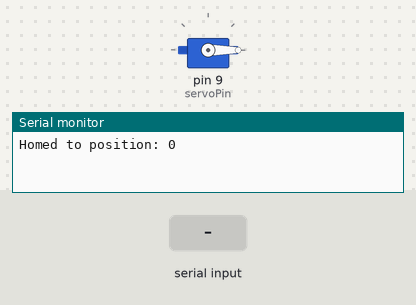
Bench run of a sketch on a simulated Arduino Uno, built with avr-gcc and run on an emulated ATmega328P. On the bench: servo, the last lines printed to the serial monitor. The test bench sets the inputs (shaded band).

Above: at 2.2 s.
2.3 s: "GOTO,45\n" received over Serial
At 3.2 s:
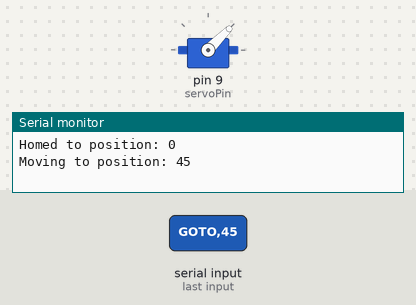
3.8 s: "HOME\n" received over Serial
At 4.3 s:
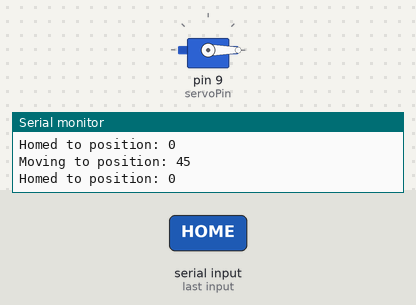
Timing chart, 0 to 6.8 s (numbered marks = the images above; inputs shaded):
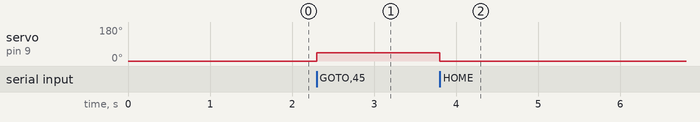

The sketch:

filter_wheel.ino
```cpp
# include <Servo.h>

// Define pin for servo motor
const int servoPin = 9;

// Create Servo object
Servo filterServo;

// Variable to store the position of the servo
int pos = 0;

void setup() {
  // Start serial communication
  Serial.begin(115200);
  // Attach the servo to the specified pin
  filterServo.attach(servoPin);

  // Move servo to home position
  home();
}

void loop() {
  // Check if there are any serial commands available
  if (Serial.available() > 0) {
    String command = Serial.readStringUntil('\n');
    processCommand(command);
  }
}

void processCommand(String command) {
  if (command == "ID") {
    Serial.println("Filter Wheel v1.0");
  }
  else if (command == "HOME") {
    home();
  }
  else if (command == "POS?") {
    Serial.println(pos);
  }
  else if (command.startsWith("GOTO")) {
    int newPos = command.substring(5).toInt(); // Get the position from the command
    gotoPosition(newPos);
  }
  else {
    Serial.println("Unknown command");
  }
}

void home() {
  pos = 0; // Set position to home
  filterServo.write(pos); // Move servo to home position
  Serial.println("Homed to position: " + String(pos));
  delay(1000);
}

void gotoPosition(int newPos) {
  if (newPos >= 0 && newPos <= 180) {
    pos = newPos; // Update position
    filterServo.write(pos); // Move servo to new position
    Serial.println("Moving to position: " + String(pos));
  } else {
    Serial.println("Position out of range");
  }
}
```

Measured:
- after the input at 2.3 s, servo on pin 9 (servoPin): 0° → 45° at once
- after the input at 3.8 s, servo on pin 9 (servoPin): 45° → 0° at once
